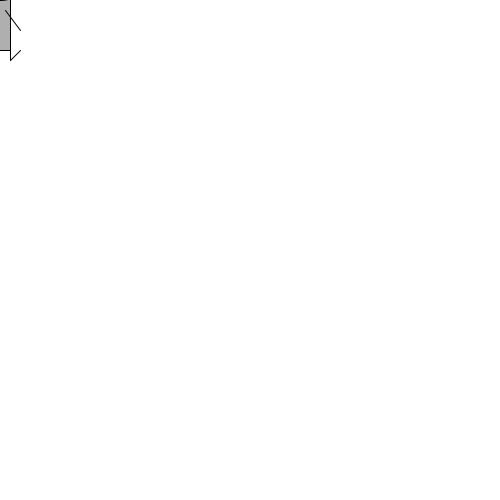
Frame 1 (no input)
Frame 60 (the mouse pressed at the canvas centre just before this capture): identical to frame 1, image omitted
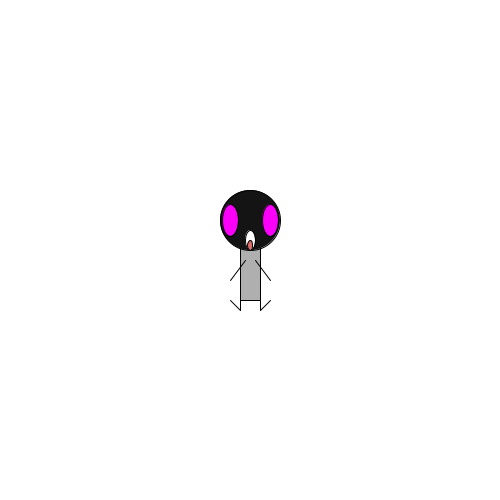
Frame 120 (the mouse held since frame 60 and released just before this capture)

The Processing sketch that drew these frames (run headless with seeded random() and noise(); from frame 60 on, the mouse is pressed at the canvas centre):

// Processing sketch: processing_9208
// ── processing_9208.pde

void setup () {
    size(500,500);
    smooth();
}
  
void draw() {
  
  background(255);
  
 
  ellipseMode(CENTER);
  rectMode(CENTER);
  
  stroke(0);
  fill(175);
  rect(mouseX,mouseY, 20,100);
  
  stroke(0);
  fill(20);
  ellipse(mouseX,mouseY-30,60,60);
  
  stroke(0);
  fill(255);
  ellipse(mouseX,mouseY-10,10,20);
  
  stroke(0);
  fill(200,8,6,150);
  ellipse(mouseX,mouseY-5,5,10);
  
  fill(mouseX, 0, mouseY);
  ellipse(mouseX-20,mouseY-30,16,32);
  ellipse(mouseX+20,mouseY-30,16,32);
  
  stroke(0);
  line(mouseX-10,mouseY+50,pmouseX-10,pmouseY+60);
  line(mouseX+10,mouseY+50,pmouseX+10,pmouseY+60);
  
  stroke(0);
  line(mouseX-20,mouseY+50,pmouseX-10,pmouseY+60);
  line(mouseX+20,mouseY+50,pmouseX+10,pmouseY+60);
  
  stroke(0);
  line(mouseX-5,mouseY+10,pmouseX-20,pmouseY+30);
  line(mouseX+5,mouseY+10,pmouseX+20,pmouseY+30);
  
  
}
